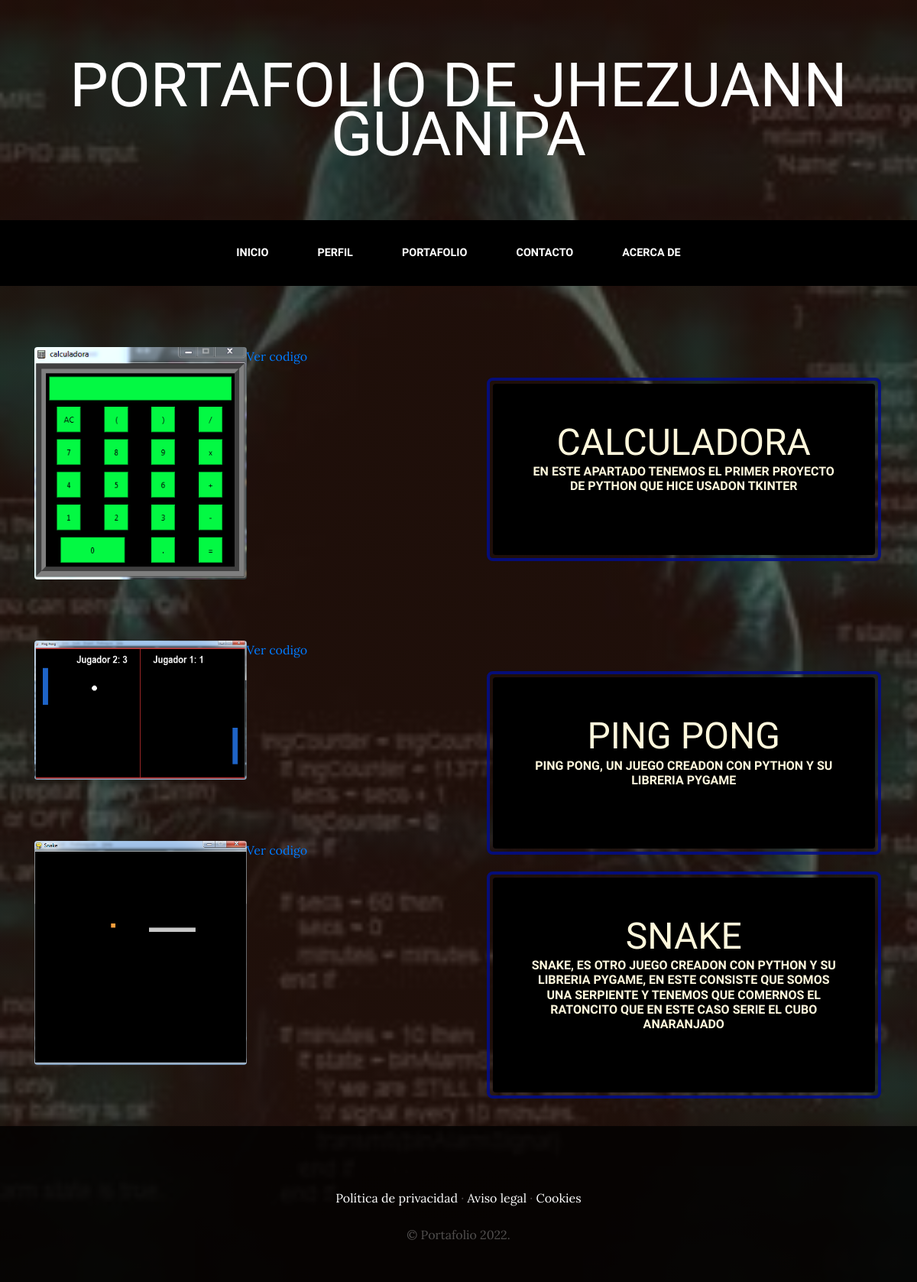
Page /portafolio/portafolio/ on the committed database.
### PortafolioApp2/models.py (models this page shows, shortened)
class Portafolio(models.Model):
	titulo=models.CharField(max_length=100)
	descripcion=models.CharField(max_length=500)
	imagen=models.ImageField(upload_to='Portafolio')
	created=models.DateTimeField(auto_now_add=True)
	updated=models.DateTimeField(auto_now_add=True)
	class Meta:
		verbose_name='portafolio'
		verbose_name_plural='portafolio'

### PortafolioApp2/views.py (the view)
# urls.py: path('portafolio/', include('PortafolioApp2.urls')),
def portafolio(request):
	portafolio=Portafolio.objects.all()
	return render(request, 'portafolio/portafolio.html', {"portafolio":portafolio})

### PortafolioApp2/Templates/portafolio/portafolio.html
{% extends "PortafolioApp/base.html" %}
{% load static %}
{% block content %}
	{% for Portafolio in portafolio %}
<section class="page-section clearfix">
    <div class="container">
      <div class="intro">
        <img class="intro-img img-fluid mb-3 mb-lg-0 rounded" src="{{Portafolio.imagen.url}}" alt="" style="width: 25%;">
        <div  class="intro-text left-0 text-center bg-faded p-5 rounded">
          <h2 class="section-heading mb-4" >
            <span class="section-heading-lower">{{Portafolio.titulo}}</span>
            <span class="section-heading-upper">{{Portafolio.descripcion}}</span>
          </h2>
        </div>
        <a href="https://github.com/Jhezuann?tab=repositories">Ver codigo</a>
      </div>
    </div>
  </section>
	{% endfor %}
{% endblock %}

### PortafolioApp/templates/PortafolioApp/base.html (shortened to what this page needs)
<html>
<head>
    {% load static %}
    <link href="{% static 'PortafolioWebApp/vendor/bootstrap/css/bootstrap.min.css' %}" rel="stylesheet">
    <link href="{% static 'PortafolioWebApp/css/prueba.css'%}" rel="stylesheet">
</head>
<body>
    <h1 class="site-heading text-center text-white d-none d-lg-block">
        <span class="site-heading-lower">Portafolio de Jhezuann Guanipa</span>
      </h1>
 <nav class="navbar navbar-expand-lg navbar-dark py-lg-4" id="mainNav">
    <div class="container">
      <div class="collapse navbar-collapse" id="navbarResponsive">
        <ul class="navbar-nav mx-auto">
          <li class="nav-item {% if request.path == '/' %}active{% endif %} px-lg-4">
            <a class="nav-link text-uppercase text-expanded" href="{% url 'inicio'%}">Inicio</a>
          </li>
          <li class="nav-item {% if request.path == '/perfil/' %}active{% endif %} px-lg-4">
            <a class="nav-link text-uppercase text-expanded" href="{% url 'perfil'%}">Perfil</a>
          </li>
          <li class="nav-item {% if request.path == '/portafolio/' %}active{% endif %} px-lg-4">
            <a class="nav-link text-uppercase text-expanded" href="{% url 'portafolio'%}">Portafolio</a>
          </li>
          <li class="nav-item {% if request.path == '/contactame/' %}active{% endif %} px-lg-4">
            <a class="nav-link text-uppercase text-expanded" href="{% url 'contactame'%}">Contacto</a>
          </li>
          <li class="nav-item {% if request.path == '/acerca_de/' %}active{% endif %} px-lg-4">
            <a class="nav-link text-uppercase text-expanded" href="{% url 'acerca_de'%}">Acerca de</a>
          </li>
        </ul>
      </div>
    </div>
  </nav>
    {% block content %}
    {% endblock %}
    <footer class="footer text-faded text-center py-5">
      <div class="container">
        <p class="m-0 mbt">
        	<a href="sample.html" class="link">Política de privacidad</a> ·
        	<a href="sample.html" class="link">Aviso legal</a> ·
        	<a href="sample.html" class="link">Cookies</a>
		</p>
        <p class="m-0 mbt1">&copy; Portafolio 2022.</p>
      </div>
	</footer>
</body>
</html>

### PortafolioApp/static/PortafolioWebApp/css/prueba.css (style rules this page uses)
body { font-family: 'Lora'; background: linear-gradient(rgba(47, 23, 15, 0.65), rgba(47, 23, 15, 0.65)), url("../img/fondo.jpg"); background-attachment: fixed; background-position: center; background-size: cover; }
h1, h2, h3, h4, h5, h6 { font-family: 'Raleway'; }
p { line-height: 1.75; }
.text-faded { color: rgba(255, 255, 255, 0.3); }
.site-heading { margin-top: 5rem; margin-bottom: 5rem; text-transform: uppercase; line-height: 1; font-family: 'Raleway'; }
.site-heading .site-heading-lower { font-size: 5rem; font-weight: 100; line-height: 4rem; }
.page-section { margin-top: 5rem; margin-bottom: 5rem; }
.section-heading { text-transform: uppercase; }
.section-heading .section-heading-upper { display: block; font-size: 1rem; font-weight: 800; padding-bottom:.5rem; }
.section-heading .section-heading-lower { display: block; font-size: 3rem; font-weight: 100; }
.bg-faded { background-color: rgba(255, 255, 255, 0.85); }
#mainNav { background-color: rgba(0, 0, 0); font-family: 'Raleway'; }
#mainNav .navbar-nav .nav-item .nav-link { color: rgba(255, 255, 255, 1.0); font-weight: 800; }
@media (min-width: 992px) { #mainNav .navbar-nav .nav-item .nav-link { font-size: 0.9rem; } }
.intro { position: relative; }
@media (min-width: 992px) { .intro .intro-img { width: 75%; float: left; } }
@media (min-width: 992px) { .intro .intro-text { left: 600; width: 60%; margin-top: 3rem; background-color: rgba(0, 0, 0); color: cornsilk; position: absolute; } }
.intro .intro-text:before { border-radius: 0.5rem; content: ''; position: absolute; top: -0.5rem; bottom: -0.5rem; left: -0.5rem; right: -0.5rem; border: 0.25rem solid rgba(2, 13, 142, 0.85); }
@media (min-width: 1200px) { .intro .intro-text { width: 45%; } }
.footer { background-color: rgba(0, 0, 0, 0.8); }
.mbt { padding-top: 2rem; }
.mbt1 { padding-top: 1.25rem; }
a.link { color: rgba(255, 255, 255, 1.0); }

### rows in the picture
Portafolio: imagen (picture), titulo "CALCULADORA", descripcion "EN ESTE APARTADO TENEMOS EL PRIMER PROYECTO DE PYTHON QUE HICE USADON TKINTER"
Portafolio: imagen (picture), titulo "PING PONG", descripcion "PING PONG, UN JUEGO CREADON CON PYTHON Y SU LIBRERIA PYGAME"
Portafolio: imagen (picture), titulo "SNAKE", descripcion "SNAKE, ES OTRO JUEGO CREADON CON PYTHON Y SU LIBRERIA PYGAME, EN ESTE CONSISTE QUE SOMOS UNA SERPIENTE Y TENEMOS QUE COMERNOS EL RATONCITO QUE EN ESTE CASO SERIE EL CUBO ANARANJADO"
